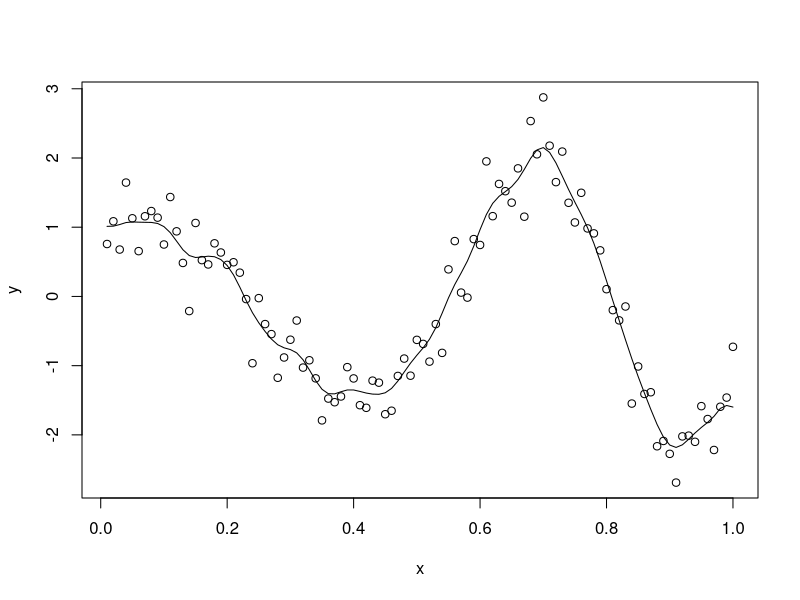

This chart was generated by the following R code:
# 设置工作路径
setwd("D:\\softwares\\applied statistics\\rcodelearning\\chap27\\sourcecode")
k_near_kernal <- function(px, x, y, kfun, k) {
    # px是核估计选取的点，x,y是原始数据
    h <- sort(abs(px - x))[k]
    # 权重求和
    weight_all <- sum(kfun((x - px) / h))
    # 权重
    weight <- kfun((x - px) / h) / weight_all
    # 核估计的结果y
    py <- sum(weight * y)
    return(py)
}
# 设置随机数
set.seed(1)
# 设置样本量
samplesize <- 100
# 生成x
x <- (1:samplesize) / 100
# 生成y
y <- cos(2 * pi * exp(x)) * exp(x) + rnorm(samplesize, 0, 0.4)
# 合并为dataframe
dataf <- data.frame(x, y)
# 核估计
ny <- sapply(x, k_near_kernal, x = x, y = y, dnorm, k = 5)
# 按照x排序
dataf <- dataf[order(x), ]
# 开始绘图
dev.new()
# 保存文件
pdf("../codeimage/code3.pdf")
# 绘制散点图
plot(dataf)
# 绘制核密度曲线
lines(x, ny, type = "l")
# 关闭图形
dev.off()
# 关闭文件
dev.off()
# 保存工作空间
save.image("R3.RData")
